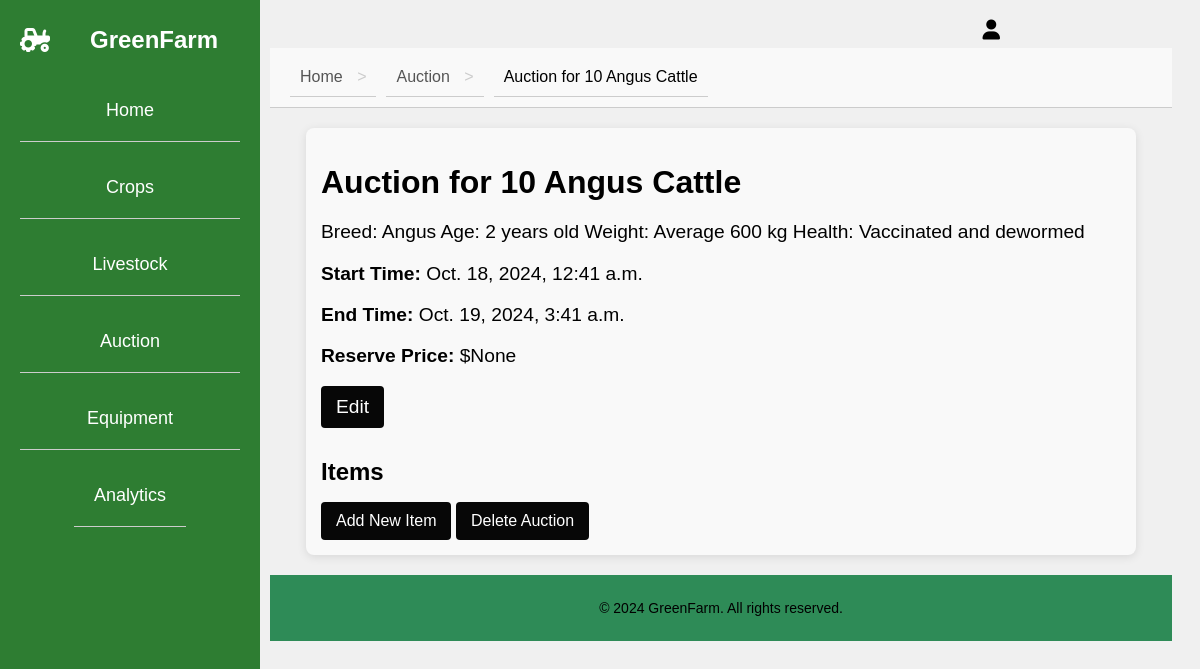
Page /auct/23/ on the committed database.
### app/models.py (models this page shows, shortened)
class Auction(models.Model):
    title = models.CharField(max_length=255)
    description = models.TextField()
    image = models.ImageField(upload_to='auction_images/', default='images/images.jpg', blank=True, null=True)
    registration_fee = models.DecimalField(max_digits=10, decimal_places=2, default = 0.00)
    current_bid = models.DecimalField(max_digits=10, decimal_places=2, default=0.00)  # Add default value here
    start_time = models.DateTimeField(null=True, blank=True)  #
    end_time = models.DateTimeField()
    reserve_price = models.DecimalField(max_digits=10, decimal_places=2, null=True, blank=True)

### app/views.py (the view)
# urls.py: path('auct/<int:pk>/', views.auction_detail, name='auct_detail'),
def auction_detail(request, pk):
    auction = get_object_or_404(Auction, pk=pk)
    breadcrumbs = [
        {'name': 'Home', 'url': '/'},
        {'name': 'Auction', 'url': '/auctions/'},
        {'name': auction.title, 'url': ''}  # Assuming 'title' is a field in your Auction model
    ]
    return render(request, 'auction_detail.html', {'auction': auction, 'breadcrumbs': breadcrumbs})

### signup/templates/auction_detail.html (shortened to what this page needs)
{% extends "base.html" %}
{% block content %}
  <div class="auction-detail-container">
    <h1 class="page-title">{{ auction.title }}</h1>
    <p>{{ auction.description }}</p>
    <p><strong>Start Time:</strong> {{ auction.start_time }}</p>
    <p><strong>End Time:</strong> {{ auction.end_time }}</p>
    <p><strong>Reserve Price:</strong> ${{ auction.reserve_price }}</p>
    <p> <a href="{% url 'update_auction' pk=auction.pk %}" class="btn btn-warning">Edit</a></p>
    <h2 class="section-title">Items</h2>
    <a href="{% url 'create_auction_item' auction_pk=auction.pk %}" class="btn btn-success">Add New Item</a>
    <a href="{% url 'delete_auction' pk=auction.pk %}" class="btn btn-danger">Delete Auction</a>
  </div>
{% endblock %}

### signup/templates/base.html (shortened to what this page needs)
<!DOCTYPE html>
<html lang="en">
<head>
    {% load static %}
    <link rel="stylesheet" type="text/css" href="{% static 'app/css/style.css' %}">
    <link rel="stylesheet" href="https://cdnjs.cloudflare.com/ajax/libs/font-awesome/6.0.0-beta3/css/all.min.css">
</head>
<body>
    <div class="sidebar">
        <div class="sidebar-header">
            <a href="#" class="logo"><i class="fas fa-tractor"></i> GreenFarm</a>
        </div>
        <ul class="sidebar-links">
            <li><a href="{% url 'management_home' %}">Home</a></li>
            <li><a href="{% url 'crop_list' %}">Crops</a></li>
            <li><a href="{% url 'live_list' %}">Livestock</a></li>
            <li><a href="{% url 'auct_list' %}">Auction</a></li>
            <li><a href="{% url 'schedule' %}">Equipment</a></li>
            <li class="dropdown">
                <a href="javascript:void(0)" class="dropbtn">Analytics</a>
            </li>
        </ul>
    </div>
<div class="navbar-right">
    <div class="dropdown">
        <i class="fa fa-user"></i>
    </div>
</div>
    <div class="breadcrumbs">
        <ul>
            {% block breadcrumbs %}
                {% for crumb in breadcrumbs %}
                    <li>
                        {% if crumb.url %}
                            <a href="{{ crumb.url }}">{{ crumb.name }}</a>
                        {% else %}
                            {{ crumb.name }}
                        {% endif %}
                    </li>
                {% endfor %}
            {% endblock %}
        </ul>
    </div>
    <div class="content">
        {% block content %}
        {% endblock %}
    </div>
    <footer>
        <p>&copy; 2024 GreenFarm. All rights reserved.</p>
    </footer>
</body>
</html>

### signup/static/app/css/style.css (style rules this page uses)
.btn { display: inline-block; padding: 10px 25px; background-color: rgb(7, 7, 7); color: white; text-decoration: none; border-radius: 5px; }
.logo { width: 40px; height: 40px; margin-right: 10px; }
.navbar-right i { font-size: 20px; margin-left: 20px; cursor: pointer; }
.breadcrumbs { margin: 20px 0; padding: 10px 20px; background-color: #f9f9f9; border-bottom: 1px solid #ccc; }
.breadcrumbs ul { list-style: none; display: flex; margin: 0; padding: 0; }
.breadcrumbs ul li { margin-right: 10px; }
.breadcrumbs ul li a { text-decoration: none; color: #555; }
.breadcrumbs ul li::after { content: '>'; margin-left: 10px; color: #ccc; }
.breadcrumbs ul li:last-child::after { content: ''; margin-left: 0; }
.auction-form-container, .auction-detail-container, .auction-list-container { margin: 20px auto; padding: 15px; max-width: 800px; background-color: #f9f9f9; border-radius: 8px; box-shadow: 0 2px 10px rgba(0,0,0,0.1); }
.page-title { font-size: 2em; margin-bottom: 20px; }
.section-title { font-size: 1.5em; margin-top: 30px; }
.btn { padding: 10px 15px; border-radius: 4px; text-decoration: none; display: inline-block; }
.btn-success { background-color: rgb(7, 7, 7); color: white; }
.btn-warning { background-color: rgb(7, 7, 7); color: white; }
h2 { font-size: 2rem; margin-bottom: 10px; color: #000000; }
p { font-size: 1.2rem; color: #000000; }
.btn { background-color: #007bff; color: #fff; }
ul { list-style-type: none; padding: 0; }
li { padding: 10px; border-bottom: 1px solid #ccc; }
footer { background-color: #333; color: white; text-align: center; padding: 10px 0; }

### signup/templates/base.html (style rules this page uses)
footer { background-color: #2e8b57; color: white; text-align: center; padding: 20px 0; position: relative; bottom: 0; width: 100%; }
footer p { margin: 5px 0; font-size: 14px; }
.btn { display: inline-block; padding: 10px 25px; background-color: rgb(7, 7, 7); color: white; text-decoration: none; border-radius: 5px; }
.breadcrumbs { margin: 20px 0; padding: 10px 20px; background-color: #f9f9f9; border-bottom: 1px solid #ccc; }
.breadcrumbs ul { list-style: none; display: flex; margin: 0; padding: 0; }
.breadcrumbs ul li { margin-right: 10px; }
.breadcrumbs ul li a { text-decoration: none; color: #555; }
.breadcrumbs ul li::after { content: '>'; margin-left: 10px; color: #ccc; }
.breadcrumbs ul li:last-child::after { content: ''; margin-left: 0; }
.auction-form-container, .auction-detail-container, .auction-list-container { margin: 20px auto; padding: 15px; max-width: 800px; background-color: #f9f9f9; border-radius: 8px; box-shadow: 0 2px 10px rgba(0,0,0,0.1); }
.page-title { font-size: 2em; margin-bottom: 20px; }
.section-title { font-size: 1.5em; margin-top: 30px; }
.btn { padding: 10px 15px; border-radius: 4px; text-decoration: none; display: inline-block; }
.btn-success { background-color: background-color: rgb(7, 7, 7); color: white; }
.btn-warning { background-color: background-color: rgb(7, 7, 7); color: white; }
.dropdown { position: relative; display: inline-block; }
.sidebar { width: 220px; background-color: #2E7D32; color: white; position: fixed; height: 100%; top: 0; left: 0; display: flex; flex-direction: column; justify-content: center; padding: 20px; z-index: 1000; }
.sidebar-header { font-size: 24px; font-weight: bold; text-align: center; margin-bottom: 20px; }
.sidebar .logo { color: white; text-decoration: none; display: flex; align-items: center; }
.sidebar .logo i { margin-right: 40px; }
.sidebar-links { list-style: none; padding: 0; margin: 0; text-align: center; flex-grow: 1; }
.sidebar-links li { margin-bottom: 15px; }
.sidebar-links a { text-decoration: none; color: white; font-size: 18px; display: block; padding: 10px; border-radius: 5px; transition: background 0.3s; }
.navbar-right { position: absolute; right: 200px; top: 20px; }
.navbar-right i { font-size: 20px; margin-left: 20px; cursor: pointer; }
.dropdown { position: relative; }
body { margin-left: 250px; padding: 20px; background-color: #F0F0F0; font-family: Arial, sans-serif; }

### rows in the picture
Auction: name "Auction for 10 Angus Cattle", title "Auction for 10 Angus Cattle", description "Breed: Angus Age: 2 years old Weight: Average 600 kg Health: Vaccinated and dewormed", start_time "Oct. 18, 2024, 12:41 a.m.", end_time "Oct. 19, 2024, 3:41 a.m.", reserve_price "None"

### other values in the picture
{{ crumb.name }} "Home" "Auction"
